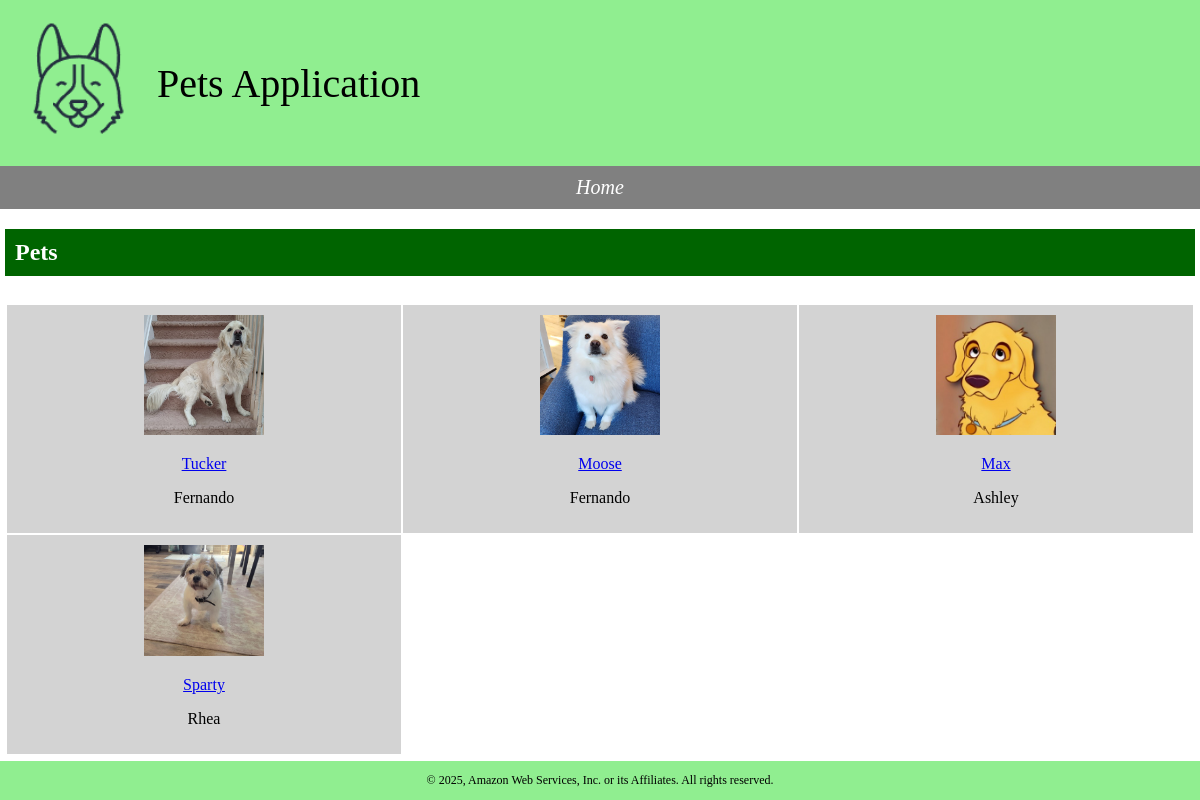
Before: / with the older database file.
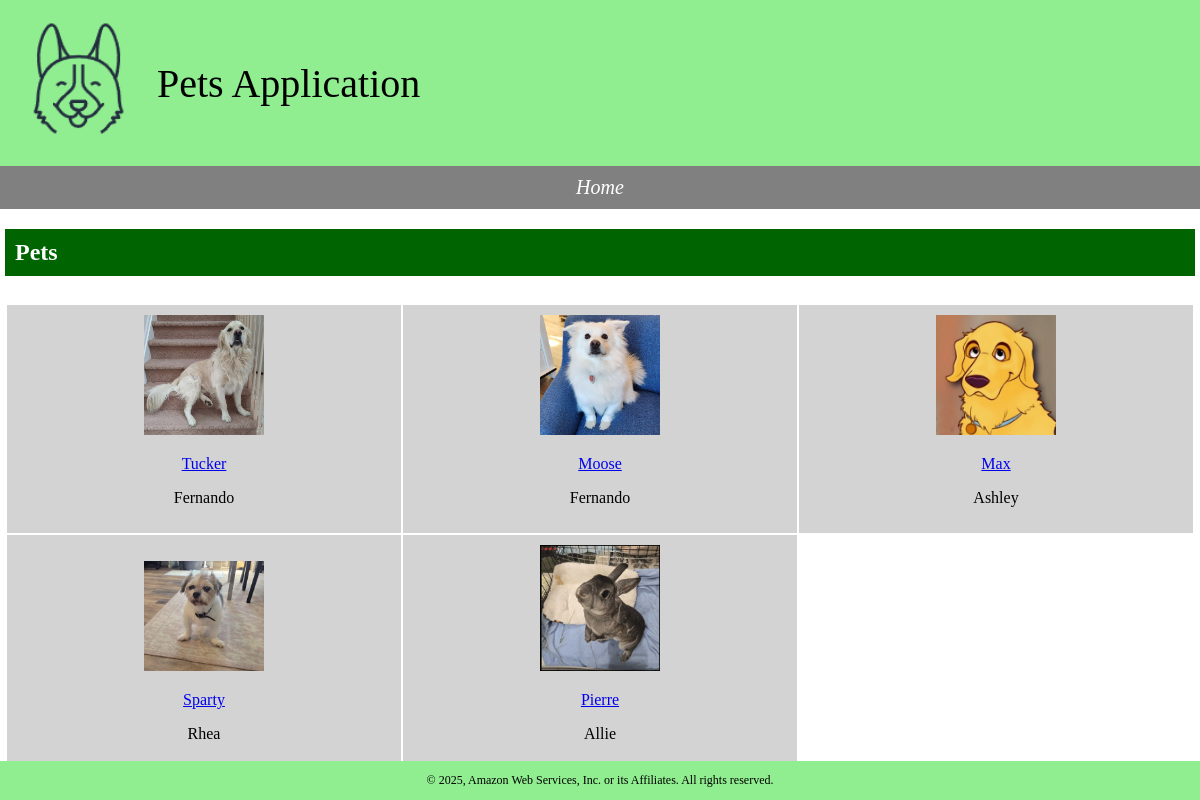
After: the same page with the newer database file.
### pets_app/models.py (models this page shows, shortened)
class Pet(models.Model):
    name = models.CharField(max_length=100)
    gender = models.CharField(max_length=6, choices=Gender.choices, default=Gender.FEMALE)
    birth = models.DateField(default=None, null=True, blank=True)
    owner = models.CharField(max_length=100)
    weight = models.DecimalField(max_digits=8, decimal_places=2, null=True)
    height = models.DecimalField(max_digits=8, decimal_places=2, null=True)
    card = models.OneToOneField(VaccinationCard, on_delete=models.CASCADE, null=True, blank=True)
    breed = models.ManyToManyField(Breed, blank=True)
    picture = models.ImageField(max_length=255, null=True)

### pets_app/views.py (the view)
# urls.py: path("", views.list_pets, name="pets_list"),
def list_pets(request):
    return render(request, "pets_app/pets.html", {"pets": Pet.objects.all()})

### pets_app/templates/pets_app/pets.html
{% extends "pets_app/base.html" %}
{% block content %}
<div class="pets" id="pets-link">
    <h2>Pets</h2>
    <table>
        <tr>
            {% for p in pets %}
            {% if forloop.counter0|divisibleby:3 %}
        </tr>
        <tr>
            {% endif %}
            <td><a href="{% url 'pet' p.id %}">
                <img src="{{ p.picture.url }}" width="120" />
                <p>{{ p.name }}</a></p>
                <p>{{ p.owner }}</p>
            </td>
            {% endfor %}
        </tr>
    </table>
</div>
{% endblock content %}

### pets_app/templates/pets_app/base.html (shortened to what this page needs)
{% load static %}
<!DOCTYPE html>
<html>
<head>
    <link rel="stylesheet" type="text/css" href="{% static 'css/main.css' %}">
</head>
<body>
    <div class="banner">
        <table>
            <tr>
                <td><img src="{% static 'logo-white.png' %}"></td>
                <td>Pets Application</td>
            </tr>
        </table>
    </div>
    <div class="nav-menu">
        <a href="{% url 'index' %}">Home</a>
    </div>
{% block content %}
{% endblock content %}
    <div class="footer">
        <p>&copy; {% now "Y" %}, Amazon Web Services, Inc. or its Affiliates. All rights reserved.</p>
    </div>
</body>
</html>

### static/css/main.css (style rules this page uses)
body { margin: 0; }
.banner { background-color: lightgreen; color: black; font-size: 250%; }
.banner img { height: 150px; }
.nav-menu { font-size: 20px; font-style: italic; }
.nav-menu a { float: left; display: block; color: white; background-color: grey; text-align: center; padding-top: 10px; padding-bottom: 10px; width: 100%; text-decoration: none; }
h2 { background-color: darkgreen; color: white; padding-left: 10px; padding-top: 10px; padding-bottom: 10px; margin-left: 5px; margin-right: 5px; font-family: Copperplate; }
.pets { float: left; width: 100%; }
.pets table { width: 100%; padding: 5px; table-layout: fixed; }
.pets p { font-family: Copperplate; }
.pets tr { vertical-align: bottom; text-align: center; }
.pets td { background-color: lightgrey; padding: 10px; }
.footer { position: fixed; width: 100%; bottom: 0px; background-color: lightgreen; color: black; font-size: 12px; text-align: center; }

Changed rows visible on the page:
added Pet: picture (picture), name "Pierre", owner "Allie"
